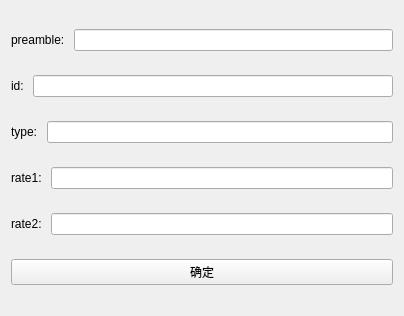
<?xml version="1.0" encoding="UTF-8"?>
<ui version="4.0">
 <class>domain7</class>
 <widget class="QWidget" name="domain7">
  <property name="geometry">
   <rect>
    <x>0</x>
    <y>0</y>
    <width>404</width>
    <height>316</height>
   </rect>
  </property>
  <property name="windowTitle">
   <string>Form</string>
  </property>
  <layout class="QVBoxLayout" name="verticalLayout">
   <item>
    <layout class="QHBoxLayout" name="horizontalLayout">
     <item>
      <widget class="QLabel" name="label">
       <property name="text">
        <string>preamble: </string>
       </property>
      </widget>
     </item>
     <item>
      <widget class="QLineEdit" name="lEditpreamble"/>
     </item>
    </layout>
   </item>
   <item>
    <layout class="QHBoxLayout" name="horizontalLayout_2">
     <item>
      <widget class="QLabel" name="label_2">
       <property name="text">
        <string>id: </string>
       </property>
      </widget>
     </item>
     <item>
      <widget class="QLineEdit" name="lEditid"/>
     </item>
    </layout>
   </item>
   <item>
    <layout class="QHBoxLayout" name="horizontalLayout_3">
     <item>
      <widget class="QLabel" name="label_3">
       <property name="text">
        <string>type: </string>
       </property>
      </widget>
     </item>
     <item>
      <widget class="QLineEdit" name="lEdittype"/>
     </item>
    </layout>
   </item>
   <item>
    <layout class="QHBoxLayout" name="horizontalLayout_4">
     <item>
      <widget class="QLabel" name="label_4">
       <property name="text">
        <string>rate1: </string>
       </property>
      </widget>
     </item>
     <item>
      <widget class="QLineEdit" name="lEditrate1"/>
     </item>
    </layout>
   </item>
   <item>
    <layout class="QHBoxLayout" name="horizontalLayout_5">
     <item>
      <widget class="QLabel" name="label_5">
       <property name="text">
        <string>rate2: </string>
       </property>
      </widget>
     </item>
     <item>
      <widget class="QLineEdit" name="lEditrate2"/>
     </item>
    </layout>
   </item>
   <item>
    <widget class="QPushButton" name="btnConfirm7">
     <property name="text">
      <string>确定</string>
     </property>
    </widget>
   </item>
  </layout>
 </widget>
 <resources/>
 <connections/>
</ui>
